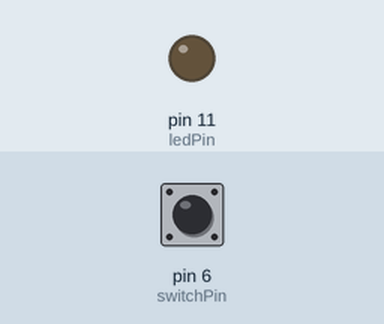
Simulated run of this sketch. Board: Arduino Uno, built with avr-gcc and run on an emulated ATmega328P. Parts: output pins drawn as LEDs (lit = HIGH). The inputs (shaded band) are chosen by the test bench; at power-on: pin 6 (switchPin) LOW.

Above: at 1.2 s.
1.3 s: pin 6 (switchPin) pulled HIGH for 0.15 s
At 1.42 s:
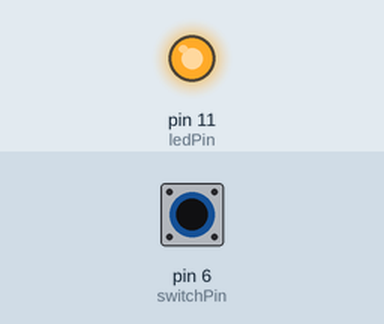
Timing chart, 0 to 10.4 s (numbered marks = the images above; inputs shaded):
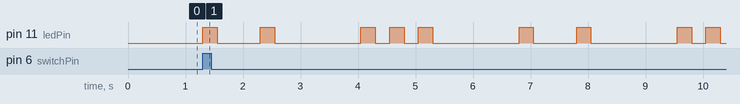

The sketch:

morse_code.ino
```cpp
const int ledPin = 11;
const int switchPin = 6;
int val;
int dotDelay = 250;
int dashDelay = dotDelay * 3;
int wordDelay = dotDelay * 7;

void dot(int x) {
  for(int i = 0; i < x; i++) {
    digitalWrite(ledPin,HIGH);
    delay(dotDelay);
    digitalWrite(ledPin,LOW);
    delay(dotDelay);
  }
  delay(dotDelay);
  delay(dotDelay);
}

void dash(int x) {
  for(int i = 0; i < x; i++) {
    digitalWrite(ledPin,HIGH);
    delay(dotDelay);
    digitalWrite(ledPin,LOW);
    delay(dotDelay);
  }
  delay(dotDelay);
  delay(dotDelay);
}

void setup() {
  // put your setup code here, to run once:
  pinMode(ledPin,OUTPUT);
  pinMode(switchPin,INPUT);
}

void loop() {
  // put your main code here, to run repeatedly:
  if (digitalRead(switchPin) == HIGH) {
    n();
    o();
    a();
    h();

  }
  else {
    digitalWrite(ledPin,LOW);
  }
}

void n() {
  dash(1);
  dot(1);
  delay(dashDelay);
}

void o() {
  dash(3); //0
  delay(dashDelay);
}

void a() {
  dot(1);//a
  dash(1);
  delay(dashDelay);
}

void h() {
  dot(4); //h
  delay(dashDelay);
}
```

Measured:
- after the input at 1.3 s, pin 11 (ledPin): LOW → HIGH at once, → LOW 0.25 s later, → HIGH 0.75 s later, → LOW 0.25 s later, … (18 changes in this stretch)
